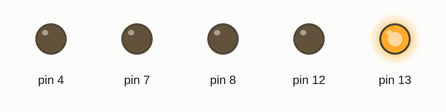
Bench run of a sketch on a simulated Arduino Uno, built with avr-gcc and run on an emulated ATmega328P. On the bench: output pins drawn as LEDs (lit = HIGH).

Above: at 0.5 s.
At 2.5 s:
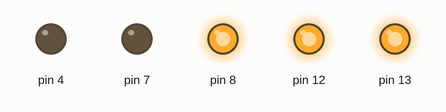
At 4.5 s:
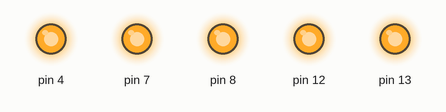
At 5.5 s:
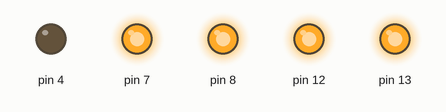
At 9.5 s:
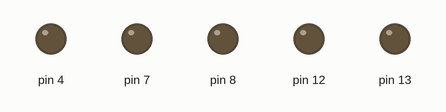
At 11.5 s:
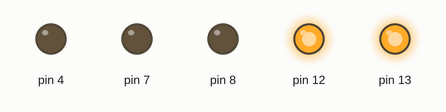
Timing chart, 0 to 13.0 s (numbered marks = the images above):
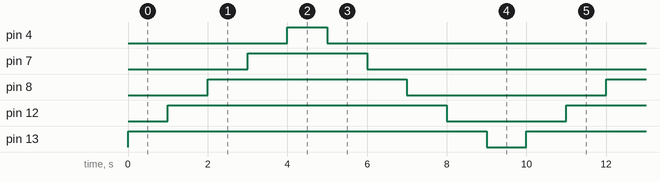

The sketch:

arduino1.ino
```cpp
// C++ code
//
void setup() { //Configuracion de pines
	pinMode(13, OUTPUT);
  	pinMode(12, OUTPUT);
  	pinMode(8, OUTPUT);
  	pinMode(7, OUTPUT);
  	pinMode(4, OUTPUT);


}
void loop()
{

  	digitalWrite(13,HIGH);
  	delay (1000);

   	digitalWrite(12,HIGH);
  	delay (1000);


  	digitalWrite( 8,HIGH);
  	delay (1000);


  	digitalWrite( 7,HIGH);
  	delay (1000);


  	digitalWrite( 4,HIGH);
  	delay (1000);

  	digitalWrite(4,LOW);

  	delay (1000);

  	digitalWrite(7, LOW);
  	delay (1000);

  	digitalWrite(8, LOW);
   	delay (1000);

  	digitalWrite(12, LOW);
  	delay(1000);

    	digitalWrite(13, LOW);
  	delay(1000);

}
```

Measured:
- by itself, pin 4: alternates HIGH for 1.0 s and LOW for 9.0 s
- by itself, pin 7: alternates HIGH for 3.0 s and LOW for 7.0 s
- by itself, pin 8: alternates HIGH for 5.0 s and LOW for 5.0 s
- by itself, pin 12: alternates HIGH for 7.0 s and LOW for 3.0 s
- by itself, pin 13: alternates HIGH for 9.0 s and LOW for 1.0 s
